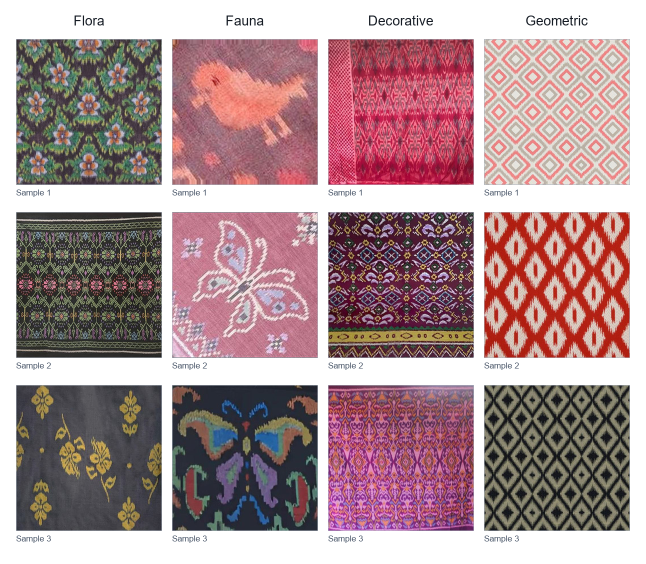
#> input picture figures/manuscript_methods_2026/figure_01_arm_b_actual_motif_examples.png, 1292 x 1128 px (shown at 1/2 size)
$ python export_paper_figures_720dpi.py
#> lines starting #> are read from the running program, lines starting #| are printed output that depends on the picture
"""Export 13 source-traceable manuscript figures at 720 dpi; avoid raw private data."""
from pathlib import Path
from PIL import Image, PngImagePlugin
import numpy as np, cv2, csv, hashlib, json, datetime
import matplotlib
matplotlib.use("Agg")
import matplotlib.pyplot as plt
R=Path(__file__).resolve().parents[1]; O=R/"figures"/"paper_IEEE_Access_720dpi_20261120"
O.mkdir(parents=True,exist_ok=True)
paths=["figures/manuscript_methods_2026/figure_01_arm_b_actual_motif_examples.png",
"figures/manuscript_methods_2026/figure_02_source_aware_preprocessing.png",
"figures/manuscript_methods_2026/figure_03_experimental_framework.png",
"figures/manuscript_methods_2026/figure_04_conditional_gan_architecture.png",
"figures/manuscript_methods_2026/figure_05_seam_penalty_edge_gap.png",
"figures/fig21_preprocessing_A_B_validation_kid.png",
"figures/fig23_ieee_results_four_metrics_3seeds.png",
"figures/fig24_ieee_results_seedwise_comparison.png",
"figures/fig25_ieee_actual_prompt_matched_three_models.png",
"figures/fig26_ieee_actual_2x2_tiling_three_models.png",
"figures/fig27_ieee_tipgan_training_examples_only.png"]
width=[3.36111,4.49359,5.96795,6.97222,5.92453,3.34210,4.74123,4.38410,4.75641,4.74359,6.48611,3.32,3.32]
captions=["Representative original-source-derived motifs","Source-aware preprocessing arms A/B",
"Research framework for RQ1 and RQ2","Conditional GAN architecture",
"Training seam penalty and held-out edge gap","Three-seed checkpoint-validation KID",
"Three-seed held-out FID, KID, edge gap and LPIPS","Per-seed held-out FID, KID, edge gap and LPIPS",
"Prompt-matched generated samples (seed 42)","Two-by-two tiling of Figure 9",
"TiPGAN training-only exemplars","Class-wise fidelity/continuity trade-off","Per-class LPIPS diversity diagnostics"]
def digest(path):
 h=hashlib.sha256()
 with path.open('rb') as f:
  for block in iter(lambda:f.read(4*1024*1024),b''):h.update(block)
 return h.hexdigest()
meta=[]
for n,rel in enumerate(paths,1):
 src=R/rel; target=O/f"Fig_{n:02d}_Endek_T2I_720dpi.png"
 with Image.open(src) as im:
#> im is the input picture: PIL image 1292x1128 RGB; mean R, G, B 172.6, 145.3, 148.4
  image=im.convert('RGB'); iw,ih=image.size
#> after `iw, ih = image.size`: iw = 1292; ih = 1128
  ow=max(iw,int(np.ceil(width[n-1]*720)))
#> ow = 2420
  oh=int(round(ih*ow/iw))
#> oh = 2113
  if ow>iw:image=Image.fromarray(cv2.resize(np.asarray(image),(ow,oh),interpolation=cv2.INTER_LANCZOS4))
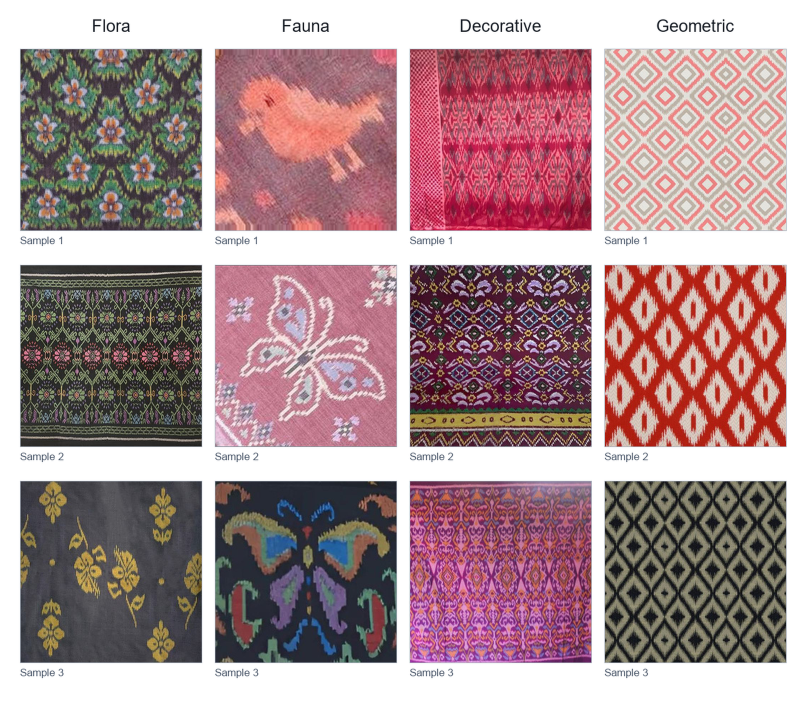
#> image: PIL image 2420x2113 RGB (shown at 1/3 size); mean R, G, B 172.5, 145.3, 148.3
  info=PngImagePlugin.PngInfo();info.add_text("Original public figure",rel)
  info.add_text("Resolution caution","Resampling does not add native source-image detail")
  image.save(target,dpi=(720,720),compress_level=1,pnginfo=info)
 meta.append({"figure":n,"file":target.name,"caption":captions[n-1],"source":rel,
  "source_pixels":f"{iw}x{ih}","source_px_per_paper_in":round(iw/width[n-1],1),
  "output_pixels":f"{image.width}x{image.height}","dpi":720,
  "method":"Lanczos resampling" if ow>iw else "Retag original","sha256":digest(target)})
#> pass 2 of the loop `for n,rel in enumerate(paths,1):`:
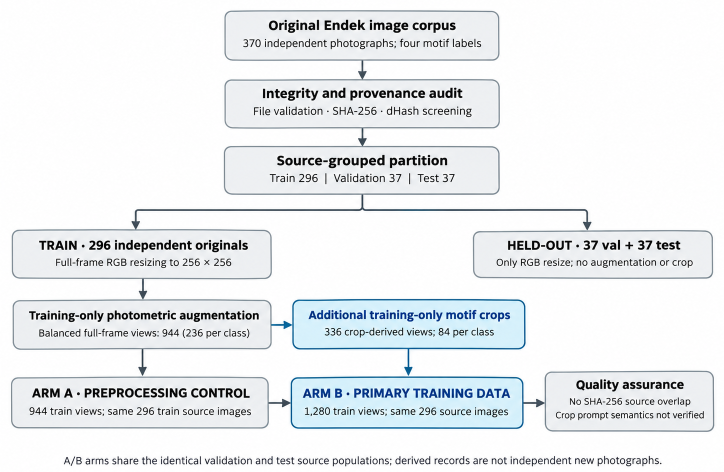
#> input picture figures/manuscript_methods_2026/figure_02_source_aware_preprocessing.png, 1448 x 944 px (shown at 1/2 size)
#> im is the input picture: PIL image 1448x944 RGBA; mean R, G, B, A 233.8, 236.8, 238.9, 255
#> `if ow>iw:image=Image.fromarray(cv2.resize(np.asarray(image),(ow,oh),in..`:
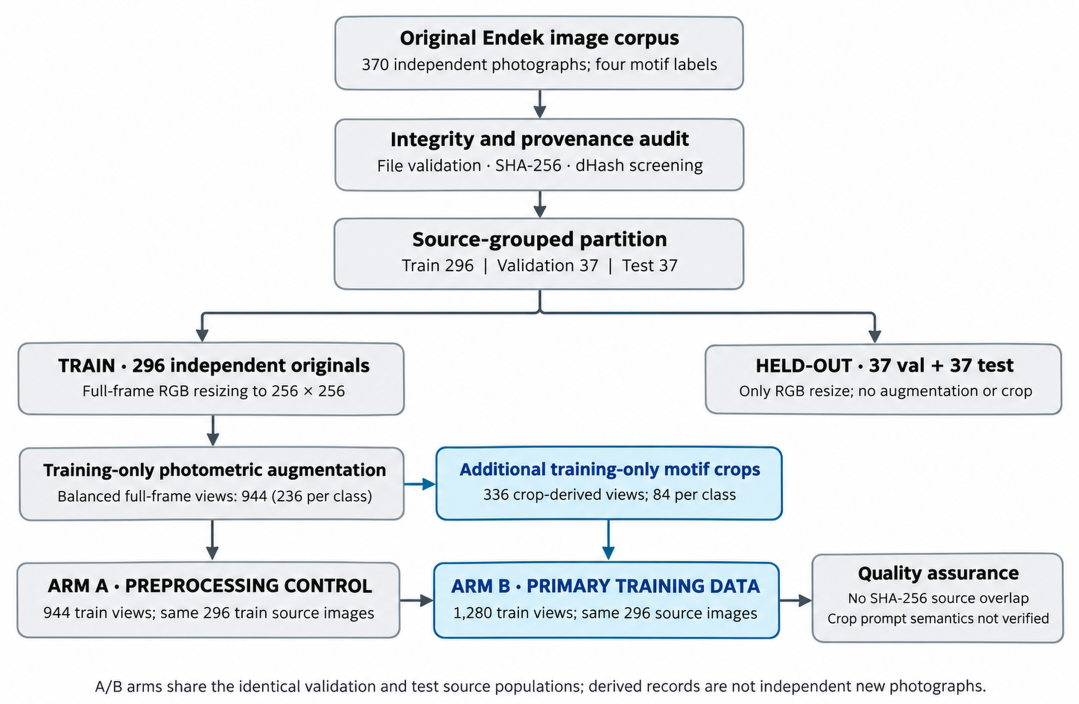
#> image: PIL image 3236x2110 RGB (shown at 1/3 size); mean R, G, B 233.8, 236.7, 238.9
#> pass 3 of the loop `for n,rel in enumerate(paths,1):`:
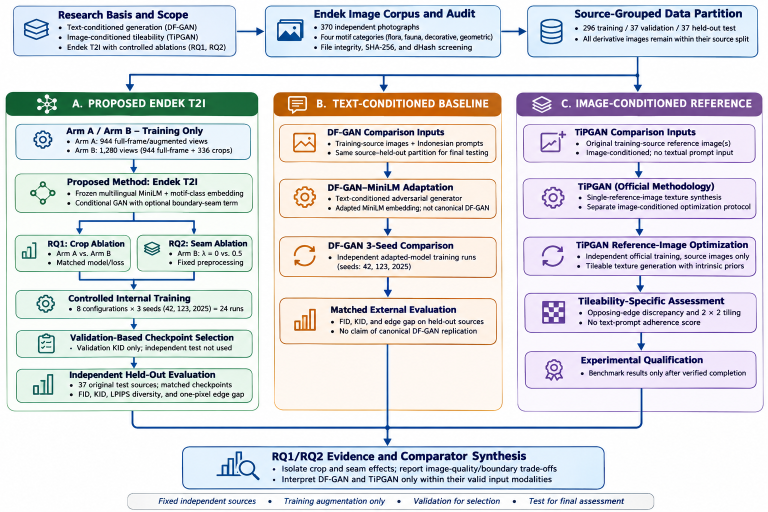
#> input picture figures/manuscript_methods_2026/figure_03_experimental_framework.png, 1536 x 1024 px (shown at 1/2 size)
#> im is the input picture: PIL image 1536x1024 RGB; mean R, G, B 219.8, 221.2, 225.1
#> `if ow>iw:image=Image.fromarray(cv2.resize(np.asarray(image),(ow,oh),in..`:
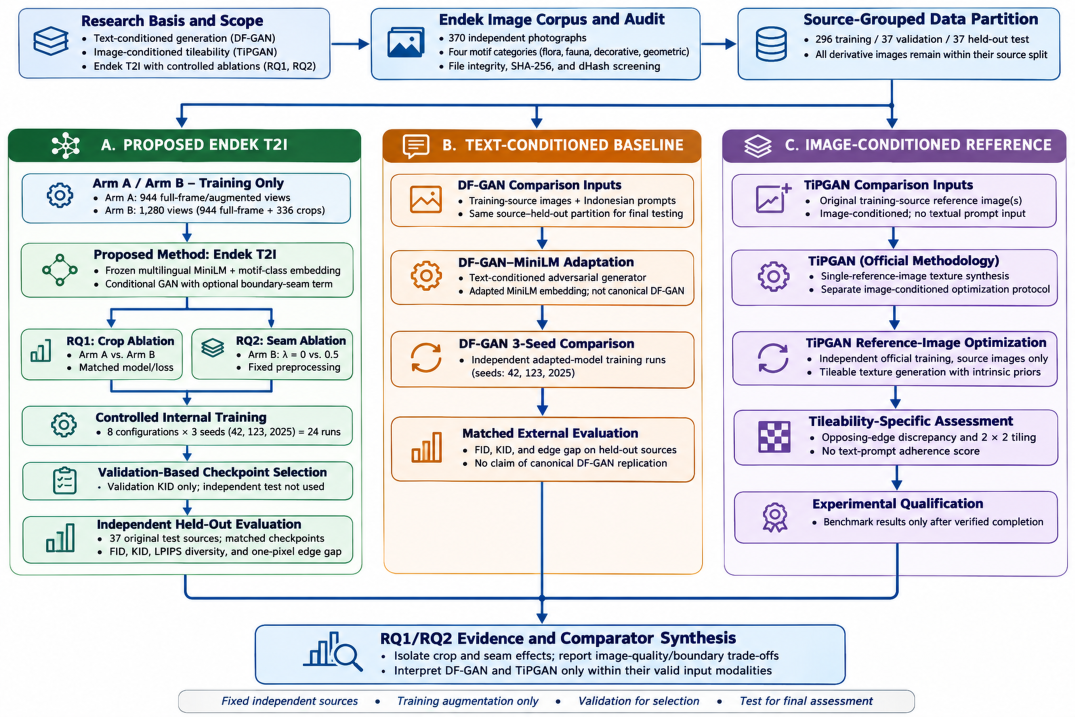
#> image: PIL image 4297x2865 RGB (shown at 1/4 size); mean R, G, B 219.7, 221, 225
#> (the run stopped early here; a loop or call above may not have finished)
